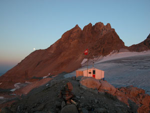
%> input picture Assignments/Graded Exercise 1/2017 - disjkstra/solutions/GES1-Solutions/figures/mountain.png, 150 x 113 px
$ octave main.m   (GNU Octave 9; MATLAB toolbox functions it lacks are replaced by stand-ins)
%> lines starting %> are read from the running program, lines starting %| are printed output that depends on the picture; in (x1, y1, x2, y2) boxes, pixels count from 0 and x2, y2 are one past the last pixel; in counts of white or black regions, pixels touching at a corner belong together; the program's own positions count from 1
### Assignments/Graded Exercise 1/2017 - disjkstra/solutions/GES1-Solutions/dijkstra.m
function [distance_mask, previous_pixel] = dijkstra(thresholded_grad, C, ridge_start_row, ridge_start_col)
%In this particular implementation of Dijkstra algorithm, we need to find the
%mask of shortest distances from the start point to all pixels. We can only
%travel between pixels that share a common border. The cost of going to pixel
%(i, j) is C - thresholded_grad(i, j).
%
%We need to return two values:
%distance_mask(i, j) should contain shortest distance from starting pixel
%to pixel (i, j). Distance mask should have the same size as the input
%thresholded gradient mask.
%
%previous_pixel(i, j, :) contains for every pixel (i, j) the previous pixel
%on the shortest path back to the starting pixel. In other words,
%previous_pixel(i, j, 1) = i', previous_pixel(i, j, 2) = j', where
%(i', j') is one of four neighbors of (i, j).

% Going through
% - edges require cost of 0.05
% - non edges require cost of 1.05
edge_cost = C - thresholded_grad;

num_rows = size(thresholded_grad, 1);   % row of input image
num_cols = size(thresholded_grad, 2);   % col of input image

distance_mask = ones(num_rows, num_cols) * inf;  % distance image
visited_pixels = zeros(num_rows, num_cols);      % visited pixels
previous_pixel = zeros(num_rows, num_cols, 2);   % stores for each pixel, the [row,col] of the previous pixel

% initialize distance to starting point to be 0
distance_mask(ridge_start_row, ridge_start_col) = 0;

while(sum(visited_pixels(:)) < num_rows * num_cols)
  %Find the pixel that is not visited yet and
  %that contains minimum distance_mask value
  %cur_row=...
  %cur_col=...

  % 1. set pixels that have already been visited to infinity as to avoid
  %    visiting them again since in 2, we locate the pixel with the
  %    smallest distance
  active_distances = distance_mask;
  active_distances(visited_pixels == 1) = inf;

  % 2. locate the position with the minimum distance and
  %    compute its row,col position via ind2sub
  [cur_dist, cur_pos] = min(active_distances(:));
  [cur_row, cur_col] = ind2sub(size(distance_mask), cur_pos);

  % 3. set current position to visited
  visited_pixels(cur_row, cur_col) = 1;

  %Now update the distance_mask and previous_pixel for all neighbours (i, j)
  %of current pixel based on the condition:
  %distance_mask(i, j) > distance_mask(cur_row, cur_pos) + edge_cost(i, j)
  %You should have here 4 similar statements for pixel above, below, to the
  %left and to the right of (cur_row, cur_col).
  %Remember to check if you are getting outside of the array bounds

  % 4. compute distance to neighbors. Note that the total distance must be
  %    greater than the previous distance as to avoid going back to the
  %    previous pixel
  if (cur_row > 1 && distance_mask(cur_row - 1, cur_col) > cur_dist + edge_cost(cur_row - 1, cur_col))
    previous_pixel(cur_row - 1, cur_col, 1) = cur_row;
    previous_pixel(cur_row - 1, cur_col, 2) = cur_col;
    distance_mask(cur_row - 1, cur_col) = cur_dist + edge_cost(cur_row - 1, cur_col);
  end

  if (cur_row < num_rows && distance_mask(cur_row + 1, cur_col) > cur_dist + edge_cost(cur_row + 1, cur_col))
    previous_pixel(cur_row + 1, cur_col, 1) = cur_row;
    previous_pixel(cur_row + 1, cur_col, 2) = cur_col;
    distance_mask(cur_row + 1, cur_col) = cur_dist + edge_cost(cur_row + 1, cur_col);
  end

  if (cur_col > 1 && distance_mask(cur_row, cur_col - 1) >...
    cur_dist + edge_cost(cur_row, cur_col - 1))
    previous_pixel(cur_row, cur_col - 1, 1) = cur_row;
    previous_pixel(cur_row, cur_col - 1, 2) = cur_col;
    distance_mask(cur_row, cur_col - 1) = cur_dist + edge_cost(cur_row, cur_col - 1);
  end

  if (cur_col < num_cols && distance_mask(cur_row, cur_col + 1) >...
    cur_dist + edge_cost(cur_row, cur_col + 1))
    previous_pixel(cur_row, cur_col + 1, 1) = cur_row;
    previous_pixel(cur_row, cur_col + 1, 2) = cur_col;
    distance_mask(cur_row, cur_col + 1) = cur_dist + edge_cost(cur_row, cur_col + 1);
  end
end

### Assignments/Graded Exercise 1/2017 - disjkstra/solutions/GES1-Solutions/main.m
%% Introduction
%
%Let's read and view the image.
img = imread('figures/mountain.png');
%> img is the input picture: size 113x150x3 uint8; mean R, G, B 98.8, 98.9, 103.8
%Image is small, so we will scale it when viewing. Tune this for your screen
imscale = 4;

%These are the start and end point between which we want to find a ridge
ridge_start_row = 67;
ridge_start_col = 15;
ridge_end_row = 35;
ridge_end_col = 150;

figure(1);
imshow(imresize(img, imscale));
viscircles([ridge_start_col ridge_start_row] * imscale, 5);
viscircles([ridge_end_col ridge_end_row] * imscale, 5);
title 'Original image with start and end of ridge annotated';
%> figure, not shown here; its title reads 'Original image with start and end of ridge annotated'


% 1.2 Computing gradients
%
% Ex. 1.1 - 1. Convert image to grayscale and double
imgray = im2double(rgb2gray(img));

% Ex. 1.1 - 2. Smooth the images using Gaussian filter of size 7x7
imsmooth = imfilter(imgray, fspecial('gaussian', [7 7], 0.5));

% Ex. 1.1 - 3. Compute x- and y-gradients using Sobel mask, and gradient magnitude
my_grad_x = imfilter(imsmooth, fspecial('sobel'));
my_grad_y = imfilter(imsmooth, fspecial('sobel')');
my_grad_magnitude = my_grad_x.^2 + my_grad_y.^2;

% Viewing results and comparing with the matlab gradient function
[grad_x, grad_y] = gradient(imgray);
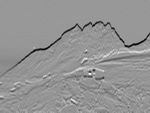
%> grad_y: size 113x150 double; min -0.302, max 0.21, mean -0.00414; drawn with min black and max white
grad_magnitude = grad_x.^2 + grad_y.^2;

figure(2);
subplot 121;
imshow(imresize(imgray, imscale));
title 'Image converted to grayscale';
subplot 122;
imshow(imresize(imsmooth, imscale));
title 'Result after applying gaussian smoothing';

figure(3);
subplot 121;
imagesc(imresize(my_grad_magnitude, imscale));
title 'Gradient magnitude computed using Sobel filters';
subplot 122;
imagesc(imresize(grad_magnitude, imscale));
title 'Gradient magnitude computed via matlab gradient function';
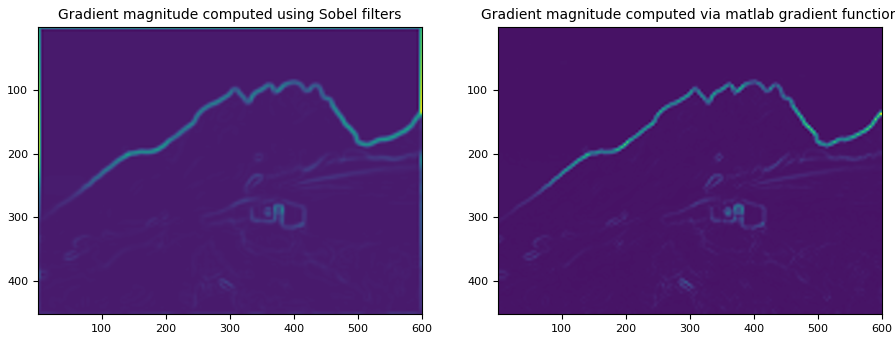
%> figure redrawn from the program's plot data, 2 panels

% Ex 1.1 - 4. threshold the gradient image to see the most pronounced edges
threshold = 0.02;

thresholded_grad = double(grad_magnitude > threshold);
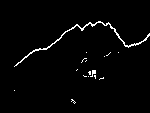
%> thresholded_grad: size 113x150 double; values 0 (black) and 1 (white), 2.1% white in thin lines or dots, all inside (x1, y1, x2, y2) = (14, 21, 150, 104)
figure(4);
imagesc(imresize(thresholded_grad, imscale));
title 'Thresholded gradient image';
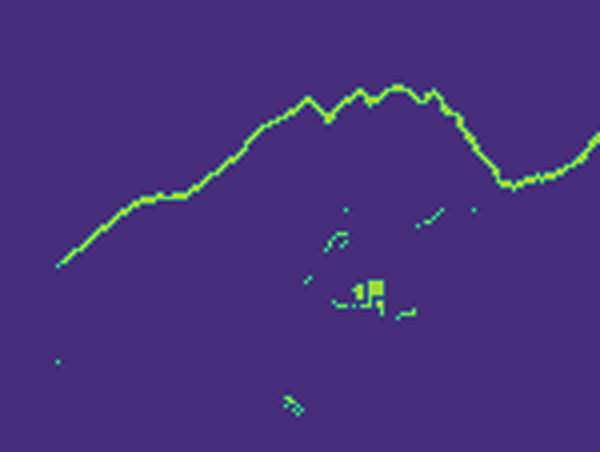
%> displayed picture: size 452x600x3, on the screen's scale of 0 to 255; mean R, G, B 71.7, 49.7, 123.2

%%
%Let's do the Dijkstra algorithm. Here we will compute the
%distances from the starting point, pixel (ridge_start_row, ridge_start_col)
%to all pixels in the image. We will also keep for each pixel previous pixel
%that lies on the shortest path to the starting point. For this
%particular problem, we will define the cost of the edge to pixel (i, j)
%from any of its 4-neighbors is defined as C - thresholded_grad(i, j)
%
%Complete the code in dijkstra.m
%
C = 1.05;
[distance_mask, previous_pixel] = dijkstra(thresholded_grad, C, ridge_start_row, ridge_start_col);
%> in dijkstra, `distance_mask(ridge_start_row, ridge_start_col) = 0;`: distance_mask: size 113x150 double; 99.99% of the values are NaN or infinite; the others: min 0, max 0, mean 0
%> the loop in dijkstra, `while(sum(visited_pixels(:)) < num_rows * num_cols)` made 16950 passes
%> (cur_dist, cur_pos, cur_row, cur_col) on passes 2 to 4: (1.05, 1536, 67, 14), (1.05, 1648, 66, 15), (1.05, 1650, 68, 15)
%> after the loop in dijkstra, `while(sum(visited_pixels(:)) < num_rows * num_cols)`: active_distances: size 113x150 double; 99.99% of the values are NaN or infinite; the others: min 94.8, max 94.8, mean 94.8
%> after the loop in dijkstra, `while(sum(visited_pixels(:)) < num_rows * num_cols)`:
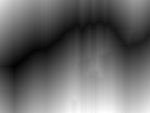
%> distance_mask: size 113x150 double; min 0, max 94.8, mean 38.6; drawn with min black and max white
%> after the loop in dijkstra, `while(sum(visited_pixels(:)) < num_rows * num_cols)`: visited_pixels: size 113x150 double; every value is 1
%
% Let's view the distance matrix
figure(5);
imagesc(distance_mask);
colorbar;
title 'Distance matrix from Dijkstra algorithm';

%% Ex 1.3. Ridge deliniation
%
%Now let's use the obtained matrix of distances and the matrix that shows
%previous pixel in the shortest path to reconstruct the path from
%(ridge_end_row, ridge_end_col) back to (ridge_start_row, ridge_start_col)
%recovered_path should have non-zero entries for all pixels on the path
%from (ridge_end_row, ridge_end_col) back to (rige_start_row, ridge_start_col)
%
recovered_path = zeros(size(distance_mask));

cur_row = ridge_end_row;
cur_col = ridge_end_col;
recovered_path(cur_row, cur_col) = 1;
%> recovered_path: size 113x150 double; values 0 (black) and 1 (white), 0.01% white in thin lines or dots, all inside (x1, y1, x2, y2) = (149, 34, 150, 35)
while(cur_row ~= ridge_start_row || cur_col ~= ridge_start_col)
  prev_row = previous_pixel(cur_row, cur_col, 1);
  prev_col = previous_pixel(cur_row, cur_col, 2);
  cur_row = prev_row;
  cur_col = prev_col;
  recovered_path(cur_row, cur_col) = 1;
end
%> this loop made 227 passes
%> (prev_row, prev_col, cur_row, cur_col) on passes 1 to 3: (35, 149, 35, 149), (36, 149, 36, 149), (36, 148, 36, 148)
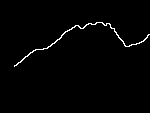
%> recovered_path: size 113x150 double; values 0 (black) and 1 (white), 1.3% white in thin lines or dots, all inside (x1, y1, x2, y2) = (14, 22, 150, 67)

figure(6);
img_with_ridge = img;
img_with_ridge(recovered_path > 0) = 255;
%> img_with_ridge: size 113x150x3 uint8; 1.35% of pixels changed, all inside (x1, y1, x2, y2) = (14, 22, 150, 67)
imshow(imresize(img_with_ridge, imscale));
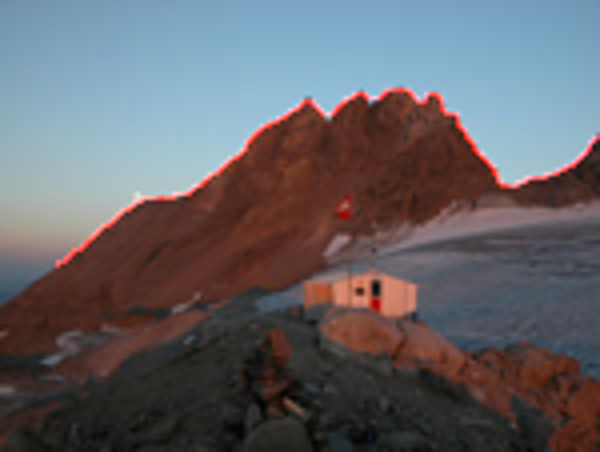
%> displayed picture: size 452x600x3, on the screen's scale of 0 to 255; mean R, G, B 100.6, 98.9, 103.8
title 'Final result with outlined ridge';

%% Ex 1.4. Evaluating the edge cost
%
%Try various values of C in Dijkstra algorithm. How does the distance mask
%and the final detected ridge change? Do you understand why?
%
% The cost function is C - thresholded_grad(i, j). Therefore, the total length
% of the shortest path would be C * length(path) - sum(thresholded_grad on the
% path). In other words, we are simultaneously minimizing the total length of
% the path (first term) and maximizing the sum of gradients along the path
% (second term). Picking a very large value of C makes the first term dominate
% and we find the shortest path in the terms of number of pixels, ignoring the
% gradient. If we pick a very small value of C, lower than 0, that creates
% negative cycles in our graph and prevents Dijkstra algorithm from working
% correctly.
